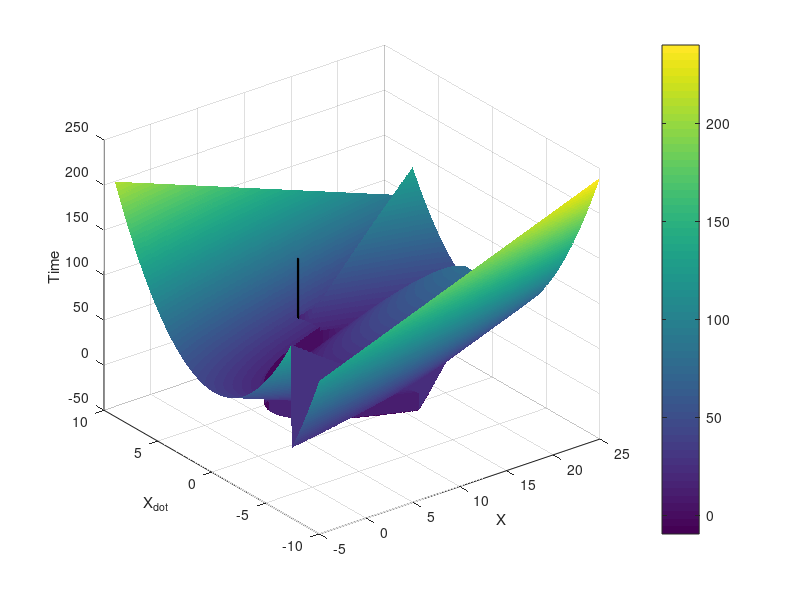

The MATLAB source for this figure:
function UnitSphere
x1=10;
v1=5;
a_max=1;
a1=a_max;
a2=-a_max;

% returns the minimum time between 2 points ([x1,y1] and [x2,y2]) in the state space
% returns -1 if the solution does not exist
function T = cal_min_time(x2, v2)
    dp_acc = 0.5*(v1+v2)*abs(v2-v1)/a_max;
    sigma = sign(x2 - x1 - dp_acc);
    a2 = -sigma*a_max;
    a1 = -a2;
    ta1_a = (-2*v1 + (v1^2 - 4*a1*((v2^2-v1^2)/(2*a2) - (x2-x1))))/(2*a1);
    ta1_b = (-2*v1 - (v1^2 - 4*a1*((v2^2-v1^2)/(2*a2) - (x2-x1))))/(2*a1);
    if ta1_a > 0
        ta1 = ta1_a;
    elseif ta1_a == 0 && ta1_b < 0
        ta1 = ta1_a;
    elseif ta1_b >= 0
        ta1 = ta1_b;
    else
        ta1=-100; %random large negative value
    end
    T = (v2-v1)/a2 + 2*ta1;
end

x = x1-15.0:0.03:x1+15.0;
y = v1-15.0:0.03:v1+4.0;
[X, Y] = meshgrid(x, y);
Z = arrayfun(@cal_min_time, X, Y);
h = surf(X,Y,Z);
set(h, 'edgecolor','none')
colorbar;
[Xc,Yc,Zc] = cylinder;
hold on;
surf(0.05*Xc+x1,0.05*Yc+v1,100*abs(Zc));
hold off;
xlabel('X');
ylabel('X_d_o_t');
zlabel('Time');
end